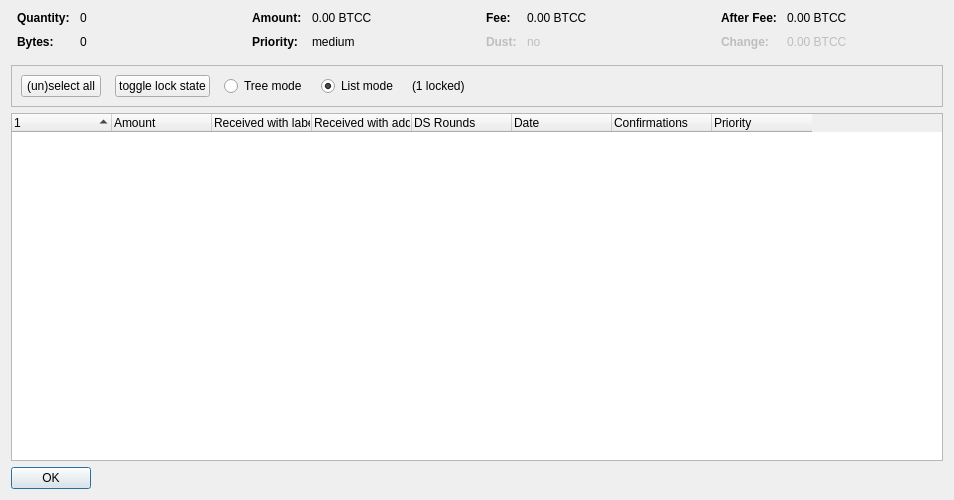
<?xml version="1.0" encoding="UTF-8"?>
<ui version="4.0">
 <class>CoinControlDialog</class>
 <widget class="QDialog" name="CoinControlDialog">
  <property name="geometry">
   <rect>
    <x>0</x>
    <y>0</y>
    <width>954</width>
    <height>500</height>
   </rect>
  </property>
  <property name="windowTitle">
   <string>Coin Selection</string>
  </property>
  <layout class="QVBoxLayout" name="verticalLayout">
   <item>
    <layout class="QHBoxLayout" name="horizontalLayoutTop" stretch="0,0,0,0">
     <property name="topMargin">
      <number>0</number>
     </property>
     <property name="bottomMargin">
      <number>10</number>
     </property>
     <item>
      <layout class="QFormLayout" name="formLayoutCoinControl1">
       <property name="horizontalSpacing">
        <number>10</number>
       </property>
       <property name="verticalSpacing">
        <number>10</number>
       </property>
       <property name="leftMargin">
        <number>6</number>
       </property>
       <property name="rightMargin">
        <number>6</number>
       </property>
       <item row="0" column="0">
        <widget class="QLabel" name="labelCoinControlQuantityText">
         <property name="font">
          <font>
           <weight>75</weight>
           <bold>true</bold>
          </font>
         </property>
         <property name="text">
          <string>Quantity:</string>
         </property>
        </widget>
       </item>
       <item row="0" column="1">
        <widget class="QLabel" name="labelCoinControlQuantity">
         <property name="cursor">
          <cursorShape>IBeamCursor</cursorShape>
         </property>
         <property name="contextMenuPolicy">
          <enum>Qt::ActionsContextMenu</enum>
         </property>
         <property name="text">
          <string notr="true">0</string>
         </property>
         <property name="textInteractionFlags">
          <set>Qt::LinksAccessibleByMouse|Qt::TextSelectableByKeyboard|Qt::TextSelectableByMouse</set>
         </property>
        </widget>
       </item>
       <item row="1" column="0">
        <widget class="QLabel" name="labelCoinControlBytesText">
         <property name="font">
          <font>
           <weight>75</weight>
           <bold>true</bold>
          </font>
         </property>
         <property name="text">
          <string>Bytes:</string>
         </property>
        </widget>
       </item>
       <item row="1" column="1">
        <widget class="QLabel" name="labelCoinControlBytes">
         <property name="cursor">
          <cursorShape>IBeamCursor</cursorShape>
         </property>
         <property name="contextMenuPolicy">
          <enum>Qt::ActionsContextMenu</enum>
         </property>
         <property name="text">
          <string notr="true">0</string>
         </property>
         <property name="textInteractionFlags">
          <set>Qt::LinksAccessibleByMouse|Qt::TextSelectableByKeyboard|Qt::TextSelectableByMouse</set>
         </property>
        </widget>
       </item>
      </layout>
     </item>
     <item>
      <layout class="QFormLayout" name="formLayoutCoinControl2">
       <property name="horizontalSpacing">
        <number>10</number>
       </property>
       <property name="verticalSpacing">
        <number>10</number>
       </property>
       <property name="leftMargin">
        <number>6</number>
       </property>
       <property name="rightMargin">
        <number>6</number>
       </property>
       <item row="0" column="0">
        <widget class="QLabel" name="labelCoinControlAmountText">
         <property name="font">
          <font>
           <weight>75</weight>
           <bold>true</bold>
          </font>
         </property>
         <property name="text">
          <string>Amount:</string>
         </property>
        </widget>
       </item>
       <item row="0" column="1">
        <widget class="QLabel" name="labelCoinControlAmount">
         <property name="cursor">
          <cursorShape>IBeamCursor</cursorShape>
         </property>
         <property name="contextMenuPolicy">
          <enum>Qt::ActionsContextMenu</enum>
         </property>
         <property name="text">
          <string notr="true">0.00 BTCC</string>
         </property>
         <property name="textInteractionFlags">
          <set>Qt::LinksAccessibleByMouse|Qt::TextSelectableByKeyboard|Qt::TextSelectableByMouse</set>
         </property>
        </widget>
       </item>
       <item row="1" column="0">
        <widget class="QLabel" name="labelCoinControlPriorityText">
         <property name="font">
          <font>
           <weight>75</weight>
           <bold>true</bold>
          </font>
         </property>
         <property name="text">
          <string>Priority:</string>
         </property>
        </widget>
       </item>
       <item row="1" column="1">
        <widget class="QLabel" name="labelCoinControlPriority">
         <property name="cursor">
          <cursorShape>IBeamCursor</cursorShape>
         </property>
         <property name="contextMenuPolicy">
          <enum>Qt::ActionsContextMenu</enum>
         </property>
         <property name="text">
          <string>medium</string>
         </property>
         <property name="textInteractionFlags">
          <set>Qt::LinksAccessibleByMouse|Qt::TextSelectableByKeyboard|Qt::TextSelectableByMouse</set>
         </property>
        </widget>
       </item>
      </layout>
     </item>
     <item>
      <layout class="QFormLayout" name="formLayoutCoinControl3">
       <property name="horizontalSpacing">
        <number>10</number>
       </property>
       <property name="verticalSpacing">
        <number>10</number>
       </property>
       <property name="leftMargin">
        <number>6</number>
       </property>
       <property name="rightMargin">
        <number>6</number>
       </property>
       <item row="0" column="0">
        <widget class="QLabel" name="labelCoinControlFeeText">
         <property name="font">
          <font>
           <weight>75</weight>
           <bold>true</bold>
          </font>
         </property>
         <property name="text">
          <string>Fee:</string>
         </property>
        </widget>
       </item>
       <item row="0" column="1">
        <widget class="QLabel" name="labelCoinControlFee">
         <property name="cursor">
          <cursorShape>IBeamCursor</cursorShape>
         </property>
         <property name="contextMenuPolicy">
          <enum>Qt::ActionsContextMenu</enum>
         </property>
         <property name="text">
          <string notr="true">0.00 BTCC</string>
         </property>
         <property name="textInteractionFlags">
          <set>Qt::LinksAccessibleByMouse|Qt::TextSelectableByKeyboard|Qt::TextSelectableByMouse</set>
         </property>
        </widget>
       </item>
       <item row="1" column="0">
        <widget class="QLabel" name="labelCoinControlLowOutputText">
         <property name="enabled">
          <bool>false</bool>
         </property>
         <property name="font">
          <font>
           <weight>75</weight>
           <bold>true</bold>
          </font>
         </property>
         <property name="text">
          <string>Dust:</string>
         </property>
        </widget>
       </item>
       <item row="1" column="1">
        <widget class="QLabel" name="labelCoinControlLowOutput">
         <property name="enabled">
          <bool>false</bool>
         </property>
         <property name="cursor">
          <cursorShape>IBeamCursor</cursorShape>
         </property>
         <property name="contextMenuPolicy">
          <enum>Qt::ActionsContextMenu</enum>
         </property>
         <property name="text">
          <string>no</string>
         </property>
         <property name="textInteractionFlags">
          <set>Qt::LinksAccessibleByMouse|Qt::TextSelectableByKeyboard|Qt::TextSelectableByMouse</set>
         </property>
        </widget>
       </item>
      </layout>
     </item>
     <item>
      <layout class="QFormLayout" name="formLayoutCoinControl4">
       <property name="horizontalSpacing">
        <number>10</number>
       </property>
       <property name="verticalSpacing">
        <number>10</number>
       </property>
       <property name="leftMargin">
        <number>6</number>
       </property>
       <property name="rightMargin">
        <number>6</number>
       </property>
       <item row="0" column="0">
        <widget class="QLabel" name="labelCoinControlAfterFeeText">
         <property name="font">
          <font>
           <weight>75</weight>
           <bold>true</bold>
          </font>
         </property>
         <property name="text">
          <string>After Fee:</string>
         </property>
        </widget>
       </item>
       <item row="0" column="1">
        <widget class="QLabel" name="labelCoinControlAfterFee">
         <property name="cursor">
          <cursorShape>IBeamCursor</cursorShape>
         </property>
         <property name="contextMenuPolicy">
          <enum>Qt::ActionsContextMenu</enum>
         </property>
         <property name="text">
          <string notr="true">0.00 BTCC</string>
         </property>
         <property name="textInteractionFlags">
          <set>Qt::LinksAccessibleByMouse|Qt::TextSelectableByKeyboard|Qt::TextSelectableByMouse</set>
         </property>
        </widget>
       </item>
       <item row="1" column="0">
        <widget class="QLabel" name="labelCoinControlChangeText">
         <property name="enabled">
          <bool>false</bool>
         </property>
         <property name="font">
          <font>
           <weight>75</weight>
           <bold>true</bold>
          </font>
         </property>
         <property name="text">
          <string>Change:</string>
         </property>
        </widget>
       </item>
       <item row="1" column="1">
        <widget class="QLabel" name="labelCoinControlChange">
         <property name="enabled">
          <bool>false</bool>
         </property>
         <property name="cursor">
          <cursorShape>IBeamCursor</cursorShape>
         </property>
         <property name="contextMenuPolicy">
          <enum>Qt::ActionsContextMenu</enum>
         </property>
         <property name="text">
          <string notr="true">0.00 BTCC</string>
         </property>
         <property name="textInteractionFlags">
          <set>Qt::LinksAccessibleByMouse|Qt::TextSelectableByKeyboard|Qt::TextSelectableByMouse</set>
         </property>
        </widget>
       </item>
      </layout>
     </item>
    </layout>
   </item>
   <item>
    <widget class="QFrame" name="frame">
     <property name="minimumSize">
      <size>
       <width>0</width>
       <height>40</height>
      </size>
     </property>
     <property name="frameShape">
      <enum>QFrame::StyledPanel</enum>
     </property>
     <property name="frameShadow">
      <enum>QFrame::Sunken</enum>
     </property>
     <layout class="QHBoxLayout" name="horizontalLayout">
      <item>
       <layout class="QHBoxLayout" name="horizontalLayoutPanel" stretch="0,0,0,0,0,0">
        <property name="spacing">
         <number>14</number>
        </property>
        <item>
         <widget class="QPushButton" name="pushButtonSelectAll">
          <property name="sizePolicy">
           <sizepolicy hsizetype="Maximum" vsizetype="Fixed">
            <horstretch>0</horstretch>
            <verstretch>0</verstretch>
           </sizepolicy>
          </property>
          <property name="text">
           <string>(un)select all</string>
          </property>
          <property name="autoDefault">
           <bool>false</bool>
          </property>
         </widget>
        </item>
        <item>
         <widget class="QPushButton" name="pushButtonToggleLock">
          <property name="sizePolicy">
           <sizepolicy hsizetype="Maximum" vsizetype="Fixed">
            <horstretch>0</horstretch>
            <verstretch>0</verstretch>
           </sizepolicy>
          </property>
          <property name="text">
           <string>toggle lock state</string>
          </property>
          <property name="autoDefault">
           <bool>false</bool>
          </property>
         </widget>
        </item>
        <item>
         <widget class="QRadioButton" name="radioTreeMode">
          <property name="sizePolicy">
           <sizepolicy hsizetype="Maximum" vsizetype="Fixed">
            <horstretch>0</horstretch>
            <verstretch>0</verstretch>
           </sizepolicy>
          </property>
          <property name="text">
           <string>Tree mode</string>
          </property>
         </widget>
        </item>
        <item>
         <widget class="QRadioButton" name="radioListMode">
          <property name="sizePolicy">
           <sizepolicy hsizetype="Maximum" vsizetype="Fixed">
            <horstretch>0</horstretch>
            <verstretch>0</verstretch>
           </sizepolicy>
          </property>
          <property name="text">
           <string>List mode</string>
          </property>
          <property name="checked">
           <bool>true</bool>
          </property>
         </widget>
        </item>
        <item>
         <widget class="QLabel" name="labelLocked">
          <property name="text">
           <string>(1 locked)</string>
          </property>
         </widget>
        </item>
        <item>
         <spacer name="horizontalSpacer">
          <property name="orientation">
           <enum>Qt::Horizontal</enum>
          </property>
          <property name="sizeHint" stdset="0">
           <size>
            <width>40</width>
            <height>20</height>
           </size>
          </property>
         </spacer>
        </item>
       </layout>
      </item>
     </layout>
    </widget>
   </item>
   <item>
    <widget class="CoinControlTreeWidget" name="treeWidget">
     <property name="contextMenuPolicy">
      <enum>Qt::CustomContextMenu</enum>
     </property>
     <property name="sortingEnabled">
      <bool>false</bool>
     </property>
     <property name="columnCount">
      <number>8</number>
     </property>
     <attribute name="headerShowSortIndicator" stdset="0">
      <bool>true</bool>
     </attribute>
     <attribute name="headerStretchLastSection">
      <bool>false</bool>
     </attribute>
     <column>
      <property name="text">
       <string/>
      </property>
     </column>
     <column>
      <property name="text">
       <string>Amount</string>
      </property>
     </column>
     <column>
      <property name="text">
       <string>Received with label</string>
      </property>
     </column>
     <column>
      <property name="text">
       <string>Received with address</string>
      </property>
     </column>
     <column>
      <property name="text">
       <string>DS Rounds</string>
      </property>
     </column>
     <column>
      <property name="text">
       <string>Date</string>
      </property>
     </column>
     <column>
      <property name="text">
       <string>Confirmations</string>
      </property>
      <property name="toolTip">
       <string>Confirmed</string>
      </property>
     </column>
     <column>
      <property name="text">
       <string>Priority</string>
      </property>
     </column>
    </widget>
   </item>
   <item>
    <widget class="QDialogButtonBox" name="buttonBox">
     <property name="sizePolicy">
      <sizepolicy hsizetype="Maximum" vsizetype="Fixed">
       <horstretch>0</horstretch>
       <verstretch>0</verstretch>
      </sizepolicy>
     </property>
     <property name="orientation">
      <enum>Qt::Horizontal</enum>
     </property>
     <property name="standardButtons">
      <set>QDialogButtonBox::Ok</set>
     </property>
    </widget>
   </item>
  </layout>
 </widget>
 <customwidgets>
  <customwidget>
   <class>CoinControlTreeWidget</class>
   <extends>QTreeWidget</extends>
   <header>coincontroltreewidget.h</header>
  </customwidget>
 </customwidgets>
 <resources/>
 <connections/>
</ui>
